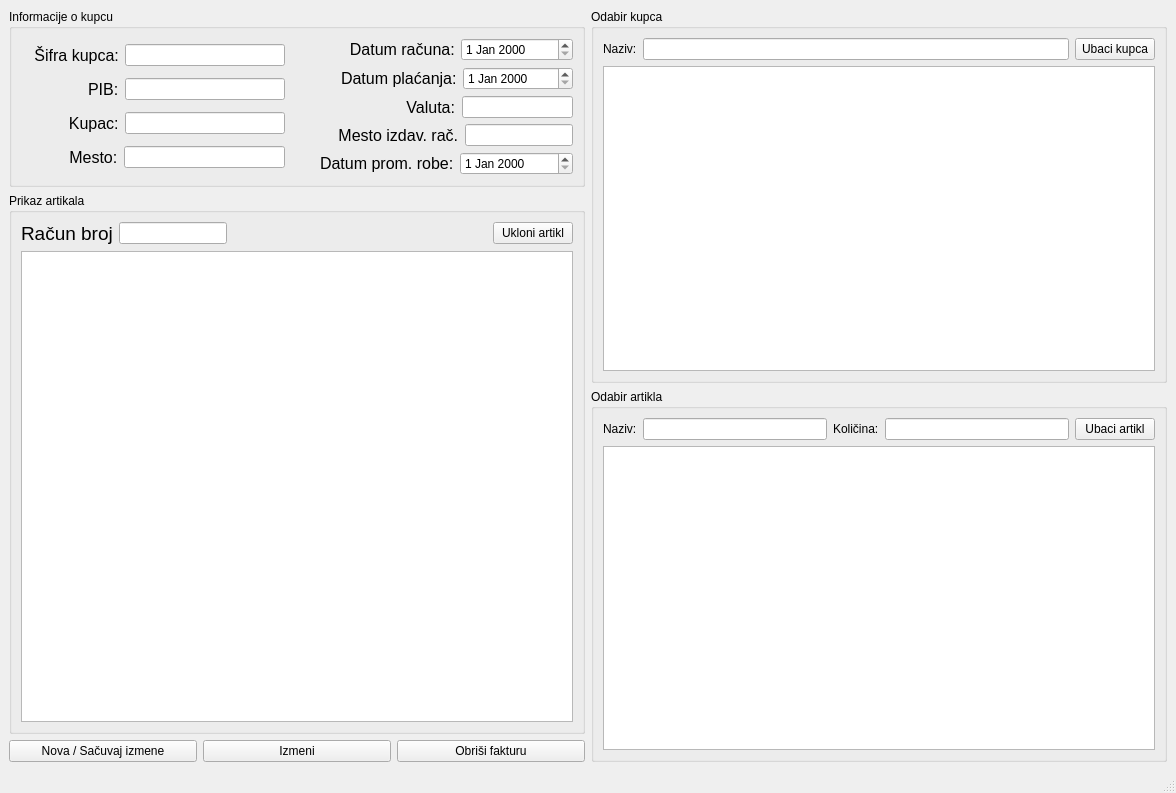
<?xml version="1.0" encoding="UTF-8"?>
<ui version="4.0">
 <class>FormaFaktura</class>
 <widget class="QMainWindow" name="FormaFaktura">
  <property name="geometry">
   <rect>
    <x>0</x>
    <y>0</y>
    <width>1176</width>
    <height>793</height>
   </rect>
  </property>
  <property name="minimumSize">
   <size>
    <width>459</width>
    <height>489</height>
   </size>
  </property>
  <property name="windowTitle">
   <string>Faktura</string>
  </property>
  <widget class="QWidget" name="centralwidget">
   <layout class="QHBoxLayout" name="horizontalLayout_16">
    <item>
     <layout class="QVBoxLayout" name="verticalLayout_11">
      <item>
       <widget class="QGroupBox" name="groupBox_4">
        <property name="title">
         <string>Informacije o kupcu</string>
        </property>
        <layout class="QHBoxLayout" name="horizontalLayout_14">
         <item>
          <widget class="QSplitter" name="splitter">
           <property name="orientation">
            <enum>Qt::Horizontal</enum>
           </property>
           <widget class="QWidget" name="">
            <layout class="QHBoxLayout" name="horizontalLayout_15">
             <item>
              <layout class="QVBoxLayout" name="verticalLayout_8">
               <item>
                <layout class="QHBoxLayout" name="horizontalLayout_2">
                 <item>
                  <spacer name="horizontalSpacer_2">
                   <property name="orientation">
                    <enum>Qt::Horizontal</enum>
                   </property>
                   <property name="sizeType">
                    <enum>QSizePolicy::Fixed</enum>
                   </property>
                   <property name="sizeHint" stdset="0">
                    <size>
                     <width>9</width>
                     <height>20</height>
                    </size>
                   </property>
                  </spacer>
                 </item>
                 <item>
                  <widget class="QLabel" name="label">
                   <property name="font">
                    <font>
                     <pointsize>12</pointsize>
                    </font>
                   </property>
                   <property name="text">
                    <string> Šifra kupca:</string>
                   </property>
                  </widget>
                 </item>
                 <item>
                  <widget class="QLineEdit" name="sifra"/>
                 </item>
                </layout>
               </item>
               <item>
                <layout class="QHBoxLayout" name="horizontalLayout_3">
                 <item>
                  <spacer name="horizontalSpacer_3">
                   <property name="orientation">
                    <enum>Qt::Horizontal</enum>
                   </property>
                   <property name="sizeType">
                    <enum>QSizePolicy::Fixed</enum>
                   </property>
                   <property name="sizeHint" stdset="0">
                    <size>
                     <width>67</width>
                     <height>20</height>
                    </size>
                   </property>
                  </spacer>
                 </item>
                 <item>
                  <widget class="QLabel" name="label_2">
                   <property name="font">
                    <font>
                     <pointsize>12</pointsize>
                    </font>
                   </property>
                   <property name="text">
                    <string>PIB:</string>
                   </property>
                  </widget>
                 </item>
                 <item>
                  <widget class="QLineEdit" name="PIB"/>
                 </item>
                </layout>
               </item>
               <item>
                <layout class="QHBoxLayout" name="horizontalLayout_4">
                 <item>
                  <spacer name="horizontalSpacer_4">
                   <property name="orientation">
                    <enum>Qt::Horizontal</enum>
                   </property>
                   <property name="sizeType">
                    <enum>QSizePolicy::Fixed</enum>
                   </property>
                   <property name="sizeHint" stdset="0">
                    <size>
                     <width>39</width>
                     <height>20</height>
                    </size>
                   </property>
                  </spacer>
                 </item>
                 <item>
                  <widget class="QLabel" name="label_3">
                   <property name="font">
                    <font>
                     <pointsize>12</pointsize>
                    </font>
                   </property>
                   <property name="text">
                    <string>  Kupac:</string>
                   </property>
                  </widget>
                 </item>
                 <item>
                  <widget class="QLineEdit" name="kupac"/>
                 </item>
                </layout>
               </item>
               <item>
                <layout class="QHBoxLayout" name="horizontalLayout_5">
                 <item>
                  <spacer name="horizontalSpacer_5">
                   <property name="orientation">
                    <enum>Qt::Horizontal</enum>
                   </property>
                   <property name="sizeType">
                    <enum>QSizePolicy::Fixed</enum>
                   </property>
                   <property name="sizeHint" stdset="0">
                    <size>
                     <width>35</width>
                     <height>20</height>
                    </size>
                   </property>
                  </spacer>
                 </item>
                 <item>
                  <widget class="QLabel" name="label_4">
                   <property name="font">
                    <font>
                     <pointsize>12</pointsize>
                    </font>
                   </property>
                   <property name="text">
                    <string>   Mesto:</string>
                   </property>
                  </widget>
                 </item>
                 <item>
                  <widget class="QLineEdit" name="mesto"/>
                 </item>
                </layout>
               </item>
              </layout>
             </item>
             <item>
              <layout class="QVBoxLayout" name="verticalLayout_9">
               <item>
                <layout class="QHBoxLayout" name="horizontalLayout_6">
                 <item>
                  <spacer name="horizontalSpacer_7">
                   <property name="orientation">
                    <enum>Qt::Horizontal</enum>
                   </property>
                   <property name="sizeType">
                    <enum>QSizePolicy::Fixed</enum>
                   </property>
                   <property name="sizeHint" stdset="0">
                    <size>
                     <width>50</width>
                     <height>20</height>
                    </size>
                   </property>
                  </spacer>
                 </item>
                 <item>
                  <widget class="QLabel" name="label_6">
                   <property name="font">
                    <font>
                     <pointsize>12</pointsize>
                    </font>
                   </property>
                   <property name="text">
                    <string>  Datum računa:</string>
                   </property>
                  </widget>
                 </item>
                 <item>
                  <widget class="QDateEdit" name="datumRacuna"/>
                 </item>
                </layout>
               </item>
               <item>
                <layout class="QHBoxLayout" name="horizontalLayout_7">
                 <item>
                  <spacer name="horizontalSpacer_8">
                   <property name="orientation">
                    <enum>Qt::Horizontal</enum>
                   </property>
                   <property name="sizeType">
                    <enum>QSizePolicy::Fixed</enum>
                   </property>
                   <property name="sizeHint" stdset="0">
                    <size>
                     <width>50</width>
                     <height>20</height>
                    </size>
                   </property>
                  </spacer>
                 </item>
                 <item>
                  <widget class="QLabel" name="label_7">
                   <property name="font">
                    <font>
                     <pointsize>12</pointsize>
                    </font>
                   </property>
                   <property name="text">
                    <string>Datum plaćanja:</string>
                   </property>
                  </widget>
                 </item>
                 <item>
                  <widget class="QDateEdit" name="datumPlacanja"/>
                 </item>
                </layout>
               </item>
               <item>
                <layout class="QHBoxLayout" name="horizontalLayout_8">
                 <item>
                  <spacer name="horizontalSpacer_6">
                   <property name="orientation">
                    <enum>Qt::Horizontal</enum>
                   </property>
                   <property name="sizeType">
                    <enum>QSizePolicy::Fixed</enum>
                   </property>
                   <property name="sizeHint" stdset="0">
                    <size>
                     <width>111</width>
                     <height>20</height>
                    </size>
                   </property>
                  </spacer>
                 </item>
                 <item>
                  <widget class="QLabel" name="label_5">
                   <property name="font">
                    <font>
                     <pointsize>12</pointsize>
                    </font>
                   </property>
                   <property name="text">
                    <string> Valuta:</string>
                   </property>
                  </widget>
                 </item>
                 <item>
                  <widget class="QLineEdit" name="valuta"/>
                 </item>
                </layout>
               </item>
               <item>
                <layout class="QHBoxLayout" name="horizontalLayout_9">
                 <item>
                  <spacer name="horizontalSpacer_9">
                   <property name="orientation">
                    <enum>Qt::Horizontal</enum>
                   </property>
                   <property name="sizeType">
                    <enum>QSizePolicy::Fixed</enum>
                   </property>
                   <property name="sizeHint" stdset="0">
                    <size>
                     <width>43</width>
                     <height>20</height>
                    </size>
                   </property>
                  </spacer>
                 </item>
                 <item>
                  <widget class="QLabel" name="label_8">
                   <property name="font">
                    <font>
                     <pointsize>12</pointsize>
                    </font>
                   </property>
                   <property name="text">
                    <string> Mesto izdav. rač.</string>
                   </property>
                  </widget>
                 </item>
                 <item>
                  <widget class="QLineEdit" name="mestoizdavanja"/>
                 </item>
                </layout>
               </item>
               <item>
                <layout class="QHBoxLayout" name="horizontalLayout_10">
                 <item>
                  <spacer name="horizontalSpacer_10">
                   <property name="orientation">
                    <enum>Qt::Horizontal</enum>
                   </property>
                   <property name="sizeType">
                    <enum>QSizePolicy::Fixed</enum>
                   </property>
                   <property name="sizeHint" stdset="0">
                    <size>
                     <width>29</width>
                     <height>20</height>
                    </size>
                   </property>
                  </spacer>
                 </item>
                 <item>
                  <widget class="QLabel" name="label_9">
                   <property name="font">
                    <font>
                     <pointsize>12</pointsize>
                    </font>
                   </property>
                   <property name="text">
                    <string>Datum prom. robe:</string>
                   </property>
                  </widget>
                 </item>
                 <item>
                  <widget class="QDateEdit" name="datumProm"/>
                 </item>
                </layout>
               </item>
              </layout>
             </item>
            </layout>
           </widget>
          </widget>
         </item>
        </layout>
       </widget>
      </item>
      <item>
       <layout class="QVBoxLayout" name="verticalLayout_10">
        <item>
         <widget class="QGroupBox" name="groupBox_3">
          <property name="title">
           <string>Prikaz artikala</string>
          </property>
          <layout class="QVBoxLayout" name="verticalLayout_7">
           <item>
            <layout class="QVBoxLayout" name="verticalLayout_4">
             <item>
              <layout class="QHBoxLayout" name="horizontalLayout_11">
               <item>
                <widget class="QLabel" name="label_10">
                 <property name="font">
                  <font>
                   <pointsize>14</pointsize>
                  </font>
                 </property>
                 <property name="text">
                  <string>Račun broj</string>
                 </property>
                </widget>
               </item>
               <item>
                <widget class="QLineEdit" name="racunBroj">
                 <property name="sizePolicy">
                  <sizepolicy hsizetype="Fixed" vsizetype="Fixed">
                   <horstretch>0</horstretch>
                   <verstretch>0</verstretch>
                  </sizepolicy>
                 </property>
                </widget>
               </item>
               <item>
                <spacer name="horizontalSpacer">
                 <property name="orientation">
                  <enum>Qt::Horizontal</enum>
                 </property>
                 <property name="sizeHint" stdset="0">
                  <size>
                   <width>40</width>
                   <height>20</height>
                  </size>
                 </property>
                </spacer>
               </item>
               <item>
                <widget class="QPushButton" name="pbUkloniArtikl">
                 <property name="text">
                  <string>Ukloni artikl</string>
                 </property>
                </widget>
               </item>
              </layout>
             </item>
             <item>
              <widget class="QTableView" name="prikaz"/>
             </item>
            </layout>
           </item>
          </layout>
         </widget>
        </item>
        <item>
         <layout class="QHBoxLayout" name="horizontalLayout">
          <item>
           <widget class="QPushButton" name="nova">
            <property name="text">
             <string>Nova / Sačuvaj izmene</string>
            </property>
           </widget>
          </item>
          <item>
           <widget class="QPushButton" name="izmeni">
            <property name="text">
             <string>Izmeni</string>
            </property>
           </widget>
          </item>
          <item>
           <widget class="QPushButton" name="obrisi">
            <property name="text">
             <string>Obriši fakturu</string>
            </property>
           </widget>
          </item>
         </layout>
        </item>
       </layout>
      </item>
     </layout>
    </item>
    <item>
     <layout class="QVBoxLayout" name="verticalLayout_6">
      <item>
       <widget class="QGroupBox" name="groupBox">
        <property name="title">
         <string>Odabir kupca</string>
        </property>
        <layout class="QVBoxLayout" name="verticalLayout_2">
         <item>
          <layout class="QVBoxLayout" name="verticalLayout">
           <item>
            <layout class="QHBoxLayout" name="horizontalLayout_13">
             <item>
              <widget class="QLabel" name="label_13">
               <property name="text">
                <string>Naziv:</string>
               </property>
              </widget>
             </item>
             <item>
              <widget class="QLineEdit" name="leKupacPretraga"/>
             </item>
             <item>
              <widget class="QPushButton" name="pbUbaciKupca">
               <property name="text">
                <string>Ubaci kupca</string>
               </property>
              </widget>
             </item>
            </layout>
           </item>
           <item>
            <widget class="QTableView" name="twKupac"/>
           </item>
          </layout>
         </item>
        </layout>
       </widget>
      </item>
      <item>
       <widget class="QGroupBox" name="groupBox_2">
        <property name="title">
         <string>Odabir artikla</string>
        </property>
        <layout class="QVBoxLayout" name="verticalLayout_5">
         <item>
          <layout class="QVBoxLayout" name="verticalLayout_3">
           <item>
            <layout class="QHBoxLayout" name="horizontalLayout_12">
             <item>
              <widget class="QLabel" name="label_12">
               <property name="text">
                <string>Naziv:</string>
               </property>
              </widget>
             </item>
             <item>
              <widget class="QLineEdit" name="lePretraga"/>
             </item>
             <item>
              <widget class="QLabel" name="label_11">
               <property name="text">
                <string>Količina:</string>
               </property>
              </widget>
             </item>
             <item>
              <widget class="QLineEdit" name="leKolicina"/>
             </item>
             <item>
              <widget class="QPushButton" name="pbUbaci">
               <property name="text">
                <string>Ubaci artikl</string>
               </property>
              </widget>
             </item>
            </layout>
           </item>
           <item>
            <widget class="QTableView" name="twArtikli"/>
           </item>
          </layout>
         </item>
        </layout>
       </widget>
      </item>
     </layout>
    </item>
   </layout>
  </widget>
  <widget class="QMenuBar" name="menubar">
   <property name="geometry">
    <rect>
     <x>0</x>
     <y>0</y>
     <width>1176</width>
     <height>21</height>
    </rect>
   </property>
  </widget>
  <widget class="QStatusBar" name="statusbar"/>
 </widget>
 <resources/>
 <connections/>
</ui>
